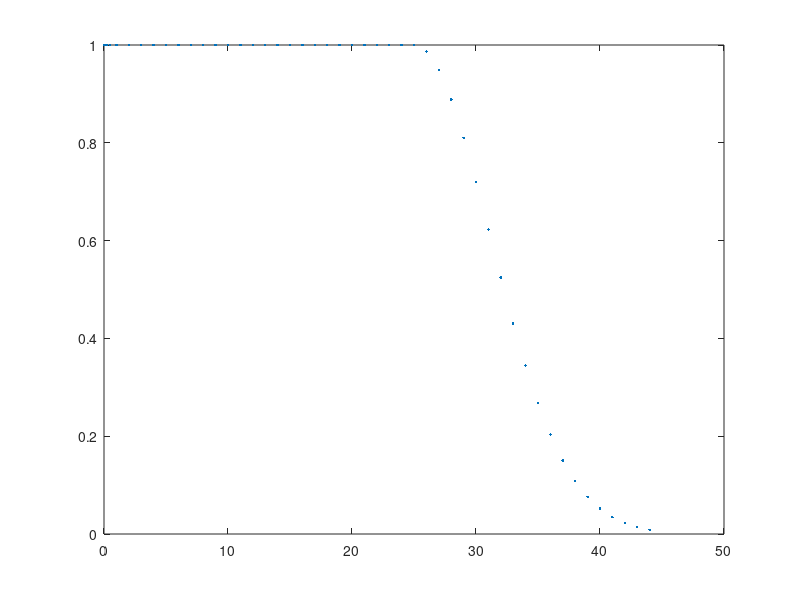

MATLAB code for this plot: (Note: this script raises an error after producing the figure.)
% do tapering

load('data.mat')

resid_raw = resid;

theta_vec = theta(:)/pi*180;
n = length(theta_vec);

% 25 degree co-latitude
boundary = 25;

% std parameter
sigma_window = (max(theta_vec)-boundary)/0.5;

% get weights
index = find(theta_vec>boundary);
weights = ones(n, 1);
weights(index) = exp(-(theta_vec(index)-boundary).^2/2/sigma_window);

% plot weights
plot(theta_vec, weights, '.')

% tapering
resid = resid.*weights';

% plot
plot_pot_lite(reshape(resid, size(phi)), phi, theta, 1000, max(abs(resid)))

diff = resid_raw-resid;
plot_pot(reshape(diff, size(phi)), phi, theta, 1000)

% save
save('data_taper.mat', 'resid', 'theta', 'phi')
